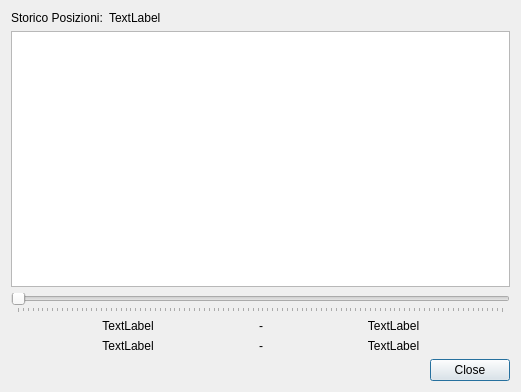
<?xml version="1.0" encoding="UTF-8"?>
<ui version="4.0">
 <class>PositionDialog</class>
 <widget class="QDialog" name="PositionDialog">
  <property name="geometry">
   <rect>
    <x>0</x>
    <y>0</y>
    <width>521</width>
    <height>392</height>
   </rect>
  </property>
  <property name="windowTitle">
   <string>Localizzazione MAC</string>
  </property>
  <property name="windowIcon">
   <iconset resource="../res.qrc">
    <normaloff>:/resources/resources/logo_img.svg</normaloff>:/resources/resources/logo_img.svg</iconset>
  </property>
  <layout class="QVBoxLayout" name="verticalLayout">
   <item>
    <layout class="QHBoxLayout" name="horizontalLayout" stretch="0,2">
     <item>
      <widget class="QLabel" name="label">
       <property name="text">
        <string>Storico Posizioni:</string>
       </property>
      </widget>
     </item>
     <item>
      <widget class="QLabel" name="macLabel">
       <property name="text">
        <string>TextLabel</string>
       </property>
      </widget>
     </item>
    </layout>
   </item>
   <item>
    <widget class="PositionPlotView" name="positionPlot"/>
   </item>
   <item>
    <widget class="QTimeSlider" name="horizontalSlider">
     <property name="pageStep">
      <number>1</number>
     </property>
     <property name="value">
      <number>0</number>
     </property>
     <property name="orientation">
      <enum>Qt::Horizontal</enum>
     </property>
     <property name="invertedAppearance">
      <bool>false</bool>
     </property>
     <property name="invertedControls">
      <bool>false</bool>
     </property>
     <property name="tickPosition">
      <enum>QSlider::TicksBelow</enum>
     </property>
     <property name="tickInterval">
      <number>1</number>
     </property>
    </widget>
   </item>
   <item>
    <layout class="QHBoxLayout" name="horizontalLayout_2">
     <item>
      <widget class="QLabel" name="startDate">
       <property name="text">
        <string>TextLabel</string>
       </property>
       <property name="alignment">
        <set>Qt::AlignCenter</set>
       </property>
      </widget>
     </item>
     <item>
      <widget class="QLabel" name="label_4">
       <property name="maximumSize">
        <size>
         <width>20</width>
         <height>16777215</height>
        </size>
       </property>
       <property name="text">
        <string>-</string>
       </property>
       <property name="alignment">
        <set>Qt::AlignCenter</set>
       </property>
      </widget>
     </item>
     <item>
      <widget class="QLabel" name="endDate">
       <property name="text">
        <string>TextLabel</string>
       </property>
       <property name="alignment">
        <set>Qt::AlignCenter</set>
       </property>
      </widget>
     </item>
    </layout>
   </item>
   <item>
    <layout class="QHBoxLayout" name="horizontalLayout_3">
     <item>
      <widget class="QLabel" name="startPos">
       <property name="text">
        <string>TextLabel</string>
       </property>
       <property name="alignment">
        <set>Qt::AlignCenter</set>
       </property>
      </widget>
     </item>
     <item>
      <widget class="QLabel" name="label_5">
       <property name="maximumSize">
        <size>
         <width>20</width>
         <height>16777215</height>
        </size>
       </property>
       <property name="text">
        <string>-</string>
       </property>
       <property name="alignment">
        <set>Qt::AlignCenter</set>
       </property>
      </widget>
     </item>
     <item>
      <widget class="QLabel" name="endPos">
       <property name="text">
        <string>TextLabel</string>
       </property>
       <property name="alignment">
        <set>Qt::AlignCenter</set>
       </property>
      </widget>
     </item>
    </layout>
   </item>
   <item>
    <widget class="QDialogButtonBox" name="buttonBox">
     <property name="orientation">
      <enum>Qt::Horizontal</enum>
     </property>
     <property name="standardButtons">
      <set>QDialogButtonBox::Close</set>
     </property>
    </widget>
   </item>
  </layout>
 </widget>
 <customwidgets>
  <customwidget>
   <class>PositionPlotView</class>
   <extends>QGraphicsView</extends>
   <header>windows/plots/position/PositionPlotView.h</header>
  </customwidget>
  <customwidget>
   <class>QTimeSlider</class>
   <extends>QSlider</extends>
   <header>windows/elements/QTimeSlider.h</header>
  </customwidget>
 </customwidgets>
 <tabstops>
  <tabstop>positionPlot</tabstop>
  <tabstop>horizontalSlider</tabstop>
 </tabstops>
 <resources>
  <include location="../res.qrc"/>
 </resources>
 <connections>
  <connection>
   <sender>buttonBox</sender>
   <signal>accepted()</signal>
   <receiver>PositionDialog</receiver>
   <slot>accept()</slot>
   <hints>
    <hint type="sourcelabel">
     <x>248</x>
     <y>254</y>
    </hint>
    <hint type="destinationlabel">
     <x>157</x>
     <y>274</y>
    </hint>
   </hints>
  </connection>
  <connection>
   <sender>buttonBox</sender>
   <signal>rejected()</signal>
   <receiver>PositionDialog</receiver>
   <slot>reject()</slot>
   <hints>
    <hint type="sourcelabel">
     <x>316</x>
     <y>260</y>
    </hint>
    <hint type="destinationlabel">
     <x>286</x>
     <y>274</y>
    </hint>
   </hints>
  </connection>
 </connections>
</ui>
